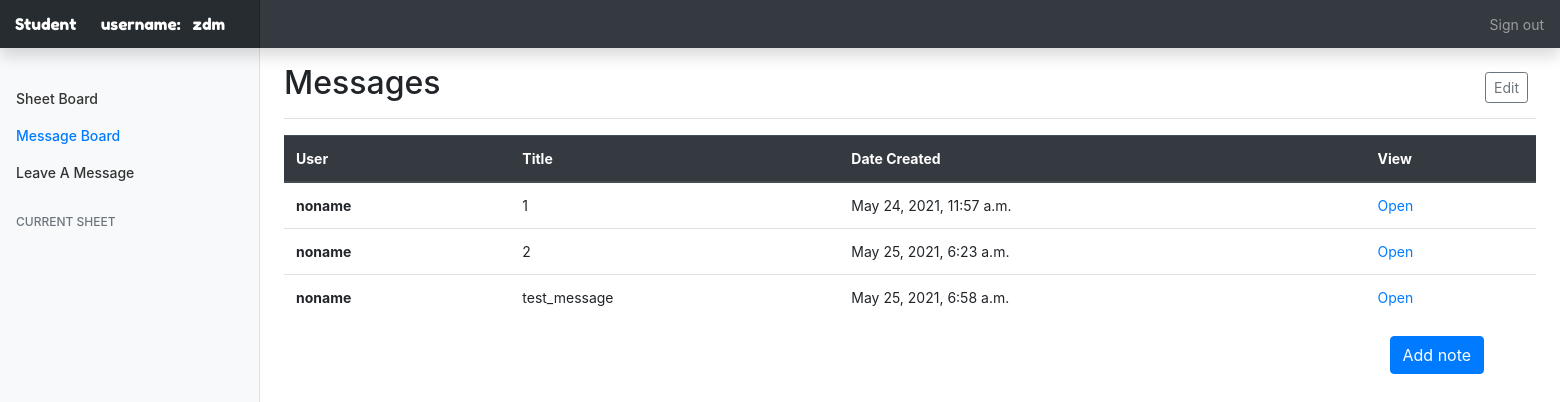
/student/message/All-Messages/zdm, run on the app's committed database.
### student/models.py (models this page shows, shortened)
class Student(models.Model):
    std_name = models.CharField(max_length=10)
    std_gender = models.CharField(max_length=10)
    std_age = models.IntegerField()
    std_id = models.CharField(max_length=10)
    std_class = models.CharField(max_length=20)
    std_college = models.CharField(max_length=20)

class Message(models.Model):
    user = models.CharField(max_length=20, blank=True)
    title = models.CharField(max_length=20, blank=False)
    body = RichTextField(config_name='ckeditor')
    message_slug = models.SlugField(null=True)
    created_at = models.DateTimeField(auto_now_add=True)

### student/views.py (the view)
# urls.py: path('message/All-Messages/<studentname>', MessageList.as_view(), name='messages_list'),
class MessageList(ListView):
    template_name = 'student/messages_list.html'
    context_object_name = 'messages'
    '''我现在终于搞懂,get_queryset()是返回后台数据库中数据的一个方法'''
    def get_queryset(self):
        queryset = Message.objects.filter()
        for one_set in queryset:
            one_set.user = 'noname'
        return queryset
    def get_context_data(self, **kwargs):
        context = super(MessageList, self).get_context_data(**kwargs)
        student = get_object_or_404(Student, std_name=self.kwargs['studentname'])
        context['studentname'] = student.std_name
        print(context['studentname'])
        return context

### templates/student/messages_list.html (shortened to what this page needs)
{% extends "student/base_std.html" %}
{% block studentname %}{{ studentname }}{% endblock %}
{% block header %}
  {% if single_message %}
    {{ message.title }}
  {% else %}
    Messages
  {% endif %}
{% endblock %}
{% block Messages %}active{% endblock %}
{% block content %}
{% if single_message %}
  {{message.body|safe}}
{% else %}
<table class="table">
  <thead class="thead-dark">
    <tr>
      <th scope="col">User</th>
      <th scope="col">Title</th>
      <th scope="col">Date Created</th>
      <th scope="col">View</th>
    </tr>
  </thead>
{% if messages|length == 0 %}
<tbody>
  <tr>
    <th scope="row">Lecture 1: Example</th>
    <td>Example Class</td>
    <td>January 1, 2019, 12:01 a.m.</td>
    <td> Open </td>
  </tr>
</tbody>
</table>
<a href="{% url "student:messages" studentname %}" class="add-note-button">
  <input class = "btn btn-primary" type="submit" name="" value="Add message">
</a>
{% else %}
  <tbody>
    {% for message in messages %}
    <tr>
      <th scope="row">{{ message.user }}</th>
      <td>{{ message.title }}</td>
      <td>{{ message.created_at }}</td>
      <td>
        <a href="{% url "student:one_message" studentname message.message_slug %}">
         Open </a>
      </td>
    </tr>
    {% endfor %}
  </tbody>
  </table>
  <a href="{% url "student:messages" studentname %}" class="add-note-button">
    <input class = "btn btn-primary" type="submit" name="" value="Add note">
  </a>
{% endif %}
{% endif %}
{% endblock %}

### statics/notes/css/base.css (style rules this page uses)
body { font-size: .875rem; }

### templates/student/messages_list.html (style rules this page uses)
.add-note-button { margin: 0px 88.3%; }

### data on the page
Student: std_name "zdm"
Message: user "noname", title "1", created_at "May 24, 2021, 11:57 a.m."
Message: user "noname", title "2", created_at "May 25, 2021, 6:23 a.m."
Message: user "noname", title "test_message", created_at "May 25, 2021, 6:58 a.m."
